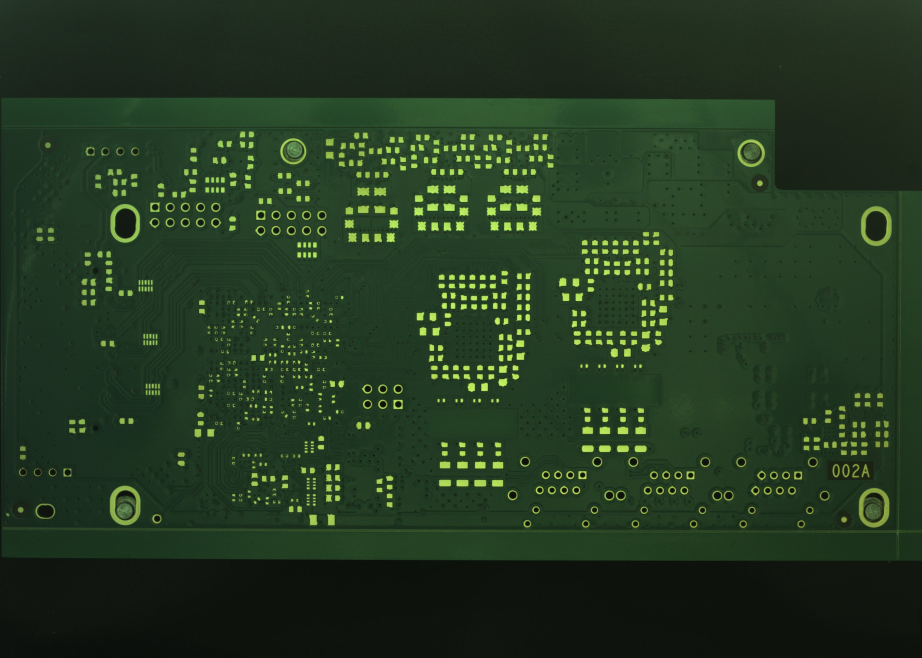
#> input picture task_5/pcb.jpg, 4608 x 3288 px (shown at 1/5 size)
$ python task_5.py
#> lines starting #> are read from the running program, lines starting #| are printed output that depends on the picture; after the words box and inside, x2 and y2 are one past the last pixel; in counts of white or black regions, pixels touching at a corner belong together
import cv2
import os
import numpy as np


def show_image(image, text, ms):
    """

    Выводит изображение.
    Использует библиотеку cv2.

    Parametrs
    ---------
        image : numpy.ndarray
            Массив с набором данных - представление каждого пикселя в формате чисел
        text : str
            Название окна
    """
    cv2.imshow(text, image)  # выводит изображение
    cv2.waitKey(ms)  # ждет ввода пользователя
    # позволяет вручную менять размер окна
    cv2.namedWindow(text, cv2.WINDOW_NORMAL)
    cv2.destroyWindow(text)  # закрывает окно


def contours_filled(filtered_contours, original_image):
    """

    Обводит и заполняет контуры изображения

    Parametrs
    ---------
    filtered_contours : list
        Массив с отфильтрованными контурами

    original_image : numpy.ndarray
        Изначальное изображение
    Returns
    -------
    numpy.ndarray
        Изображение
    """

    image_for_contour = original_image.copy()
    for i in range(len(filtered_contours)):
        cv2.fillPoly(image_for_contour, filtered_contours, color=(255, 0, 0))
        cv2.drawContours(image_for_contour,
                         filtered_contours, -1, (255, 0, 0), 1)
    return (image_for_contour)


def contours_rect(original_image, filtered_contours):
    """
    Отрисовывает ограничивающий прямоугольник для каждого контура

    Parametrs
    ---------
        image_rect : numpy.ndarray
            Изначальное изображение
        filtered_contours : list
            Массив с размерами контуров
    Returns
    -------
        numpy.ndarray
            Изображение
    """
    image_for_rectangle = original_image.copy()

    for cnt in filtered_contours:
        x, y, w, h = cv2.boundingRect(cnt)
        cv2.rectangle(image_for_rectangle, (x, y), (x+w, y+h), (0, 255, 0), 2)
    return image_for_rectangle


def main():
    script_dir = os.path.dirname(os.path.abspath(__file__))
    # Прикрепление пути до файла
    file_path = os.path.join(script_dir, 'pcb.jpg')

    original_image = cv2.imread(
        file_path, cv2.IMREAD_COLOR)
#> original_image is the input picture: shape (3288, 4608, 3); mean B, G, R 33.1, 56.2, 35.6

    if original_image is None:
        os.exit()
    image_resized = cv2.resize(original_image, (1920, 1080))
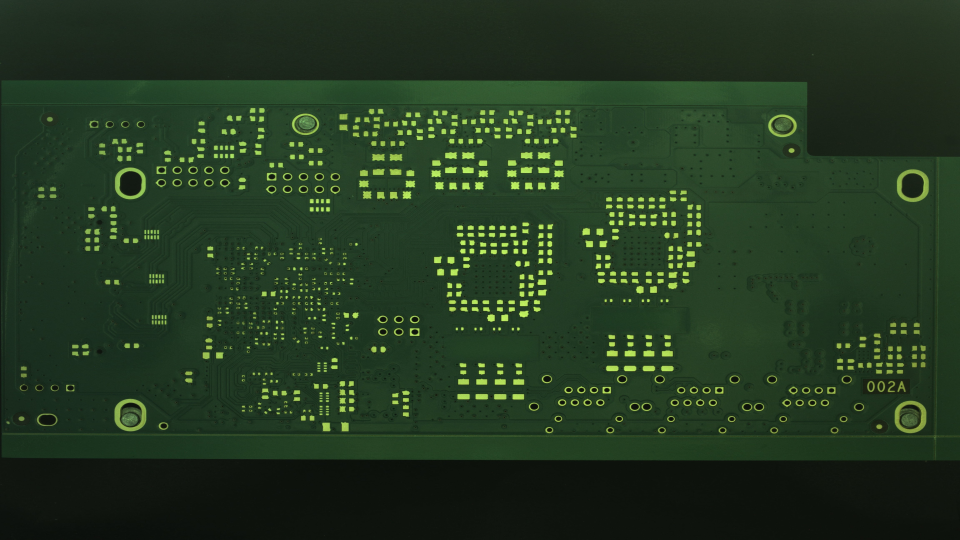
#> image_resized: shape (1080, 1920, 3) (shown at 1/2 size); mean B, G, R 33, 56.2, 35.5
    show_image(image_resized, "raw", 0)

    hsv = cv2.cvtColor(image_resized, cv2.COLOR_BGR2HSV)
#> hsv: shape (1080, 1920, 3); mean H, S, V 59, 103.7, 56.2
    show_image(hsv, "hsv", 0)

    # т.к. все выделяют контур фильтры не подходят к данной задаче

    # разделим на каналы

    # Разделение на каналы и вывод
    h, s, v = cv2.split(hsv)
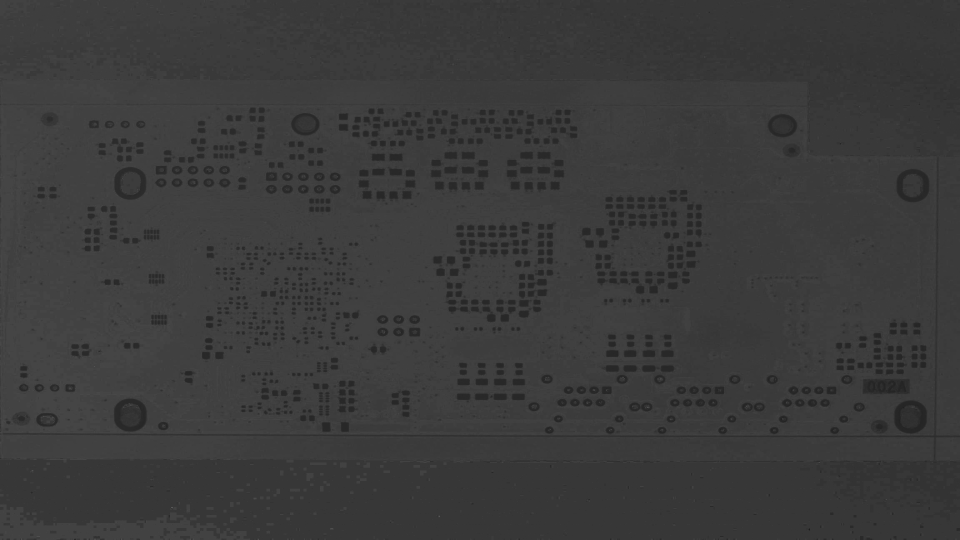
#> h: shape (1080, 1920) (shown at 1/2 size); min 11, max 109, mean 59
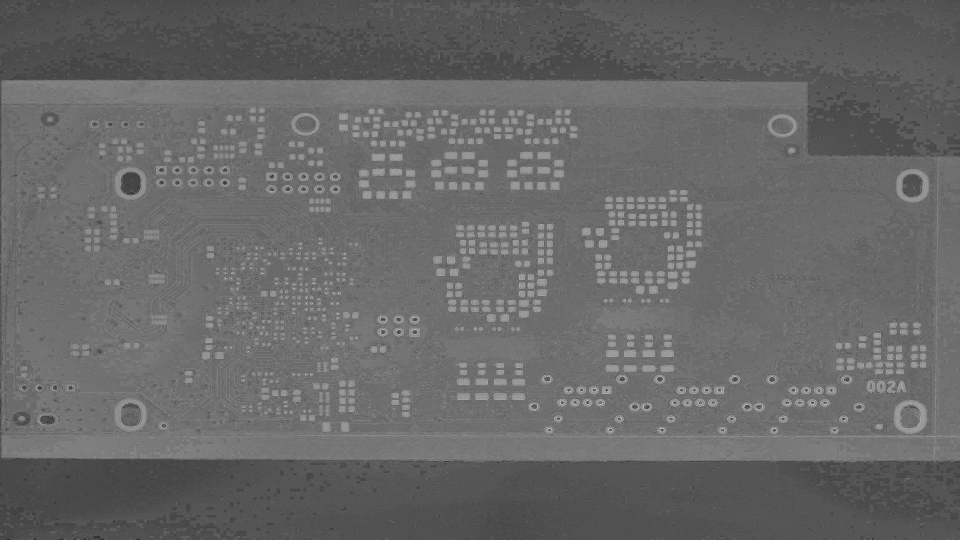
#> s: shape (1080, 1920) (shown at 1/2 size); min 15, max 255, mean 103.7
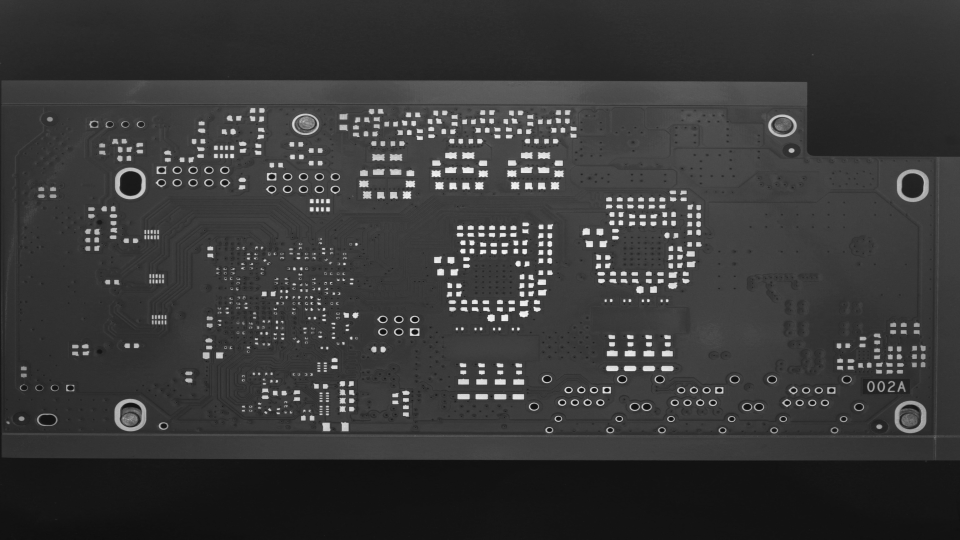
#> v: shape (1080, 1920) (shown at 1/2 size); min 13, max 252, mean 56.2
    show_image(h, "h", 0)
    show_image(s, "s", 0)
    show_image(v, "v", 0)

    # Самый информативный (по визуальной оценке) - v

    # перебором подобрал, что 150 - лучшее значение для выеделения золотой подложки
    # порог для светлых пикселей

    threshold = 150

    #  маска для светлых пикселей
    mask = cv2.inRange(v, threshold, 255)
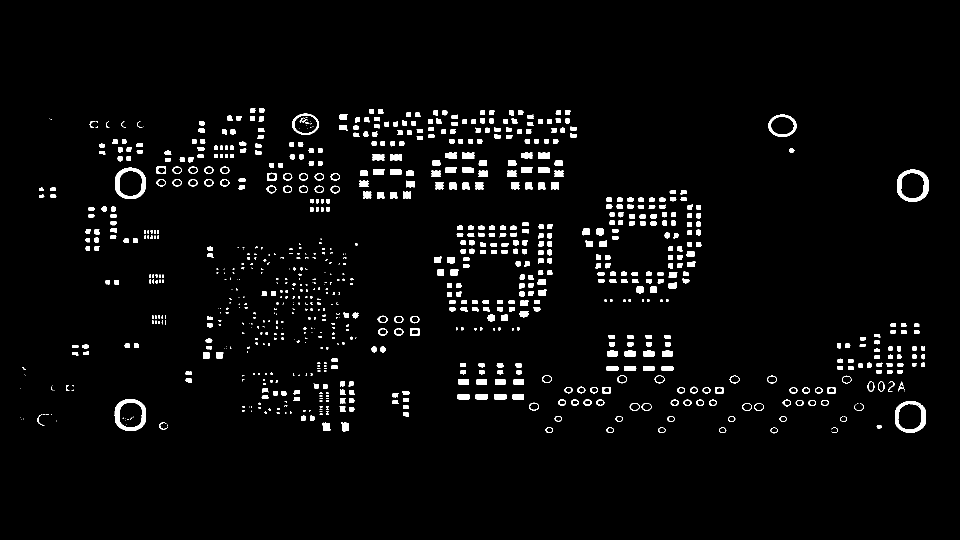
#> mask: shape (1080, 1920) (shown at 1/2 size); 3.3% white; 909 white regions (285 under 20 px)

    # применил маску к изображению
    bright_parts = cv2.bitwise_and(hsv, hsv, mask=mask)
#> bright_parts: shape (1080, 1920, 3); mean H, S, V 1.3, 4.7, 6.5

    show_image(bright_parts, "v", 0)

    # Найдите контуры на маске
    contours, _ = cv2.findContours(
        mask, cv2.RETR_EXTERNAL, cv2.CHAIN_APPROX_SIMPLE)
#> contours = 887 contours, 334 with area under 20; largest, box (x1, y1, x2, y2) and area: (1794, 339, 1857, 404) 3286, (229, 798, 292, 862) 3244, (1790, 802, 1852, 866) 3188, (230, 335, 291, 398) 3114, (1537, 229, 1593, 274) 1920

    # перебор контуров
    for contour in contours:
        # просмотр площадей
        print(cv2.contourArea(contour))
#> this loop made 887 passes
#> contour on passes 8, 9, 13: [[334, 849], [335, 850], [335, 852], [335, 850]], [[333, 847]], [[113, 841], [113, 842]]
#| 1.5
#| 111.5
#| 113.5
#| 117.0
#| 117.0
#| 122.5
#| 45.0
#| 0.0
#> (further printed lines are left out)

    # Если фильтровать, то не вся подложка будет выделяться
    filtered_contours = [
        cnt for cnt in contours if cv2.contourArea(cnt) >= 5]
#> filtered_contours = 729 contours, 176 with area under 20; largest, box (x1, y1, x2, y2) and area: (1794, 339, 1857, 404) 3286, (229, 798, 292, 862) 3244, (1790, 802, 1852, 866) 3188, (230, 335, 291, 398) 3114, (1537, 229, 1593, 274) 1920

    # контуры
    image_for_contour = contours_filled(filtered_contours, image_resized)
#> after the loop in contours_filled, `for i in range(len(filtered_contours)):`:
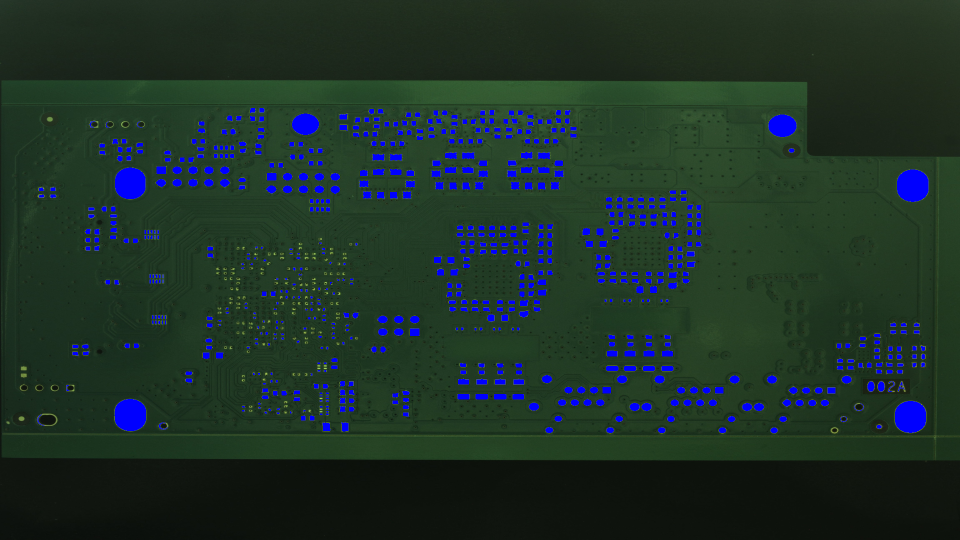
#> image_for_contour: shape (1080, 1920, 3) (shown at 1/2 size); 4.08% of pixels changed, all inside (x1, y1, x2, y2) = (75, 216, 1857, 867)

    image_for_rectangle = contours_rect(image_resized, filtered_contours)
#> the loop in contours_rect, `for cnt in filtered_contours:` made 729 passes
#> (x, y, w, h) on passes 1 to 3: (1541, 855, 15, 12), (1438, 855, 15, 11), (1316, 855, 15, 11)
#> after the loop in contours_rect, `for cnt in filtered_contours:`:
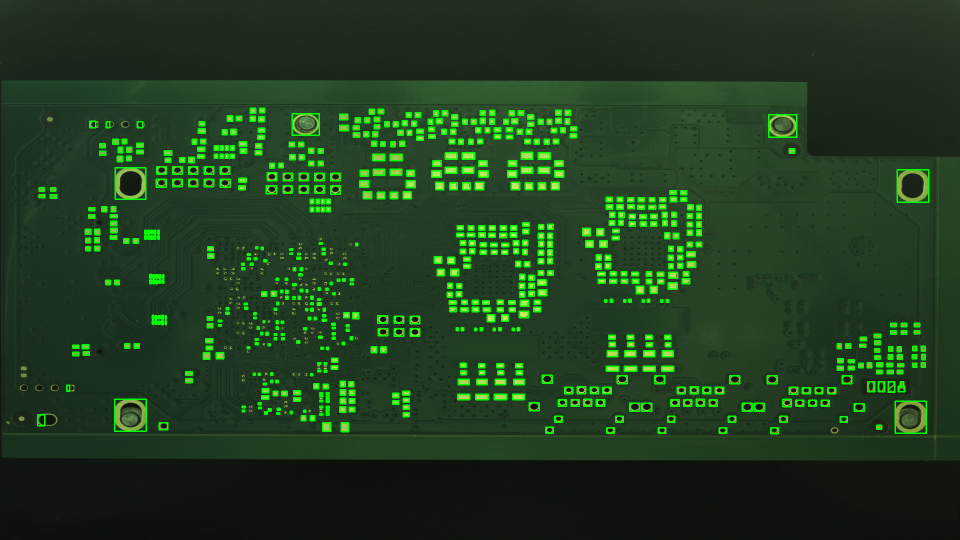
#> image_for_rectangle: shape (1080, 1920, 3) (shown at 1/2 size); 4.25% of pixels changed, all inside (x1, y1, x2, y2) = (74, 215, 1859, 869)

    show_image(image_for_rectangle, "fiiled contour",  0)

    show_image(image_for_contour, "rect contour", 0)


if __name__ == "__main__":
    main()
